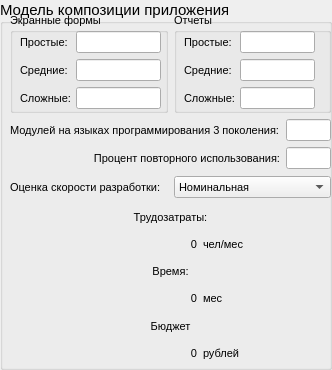
          <widget class="QGroupBox" name="groupBox">
           <property name="minimumSize">
            <size>
             <width>332</width>
             <height>370</height>
            </size>
           </property>
           <property name="maximumSize">
            <size>
             <width>332</width>
             <height>370</height>
            </size>
           </property>
           <property name="font">
            <font>
             <pointsize>11</pointsize>
            </font>
           </property>
           <property name="title">
            <string>Модель композиции приложения</string>
           </property>
           <widget class="QWidget" name="layoutWidget">
            <property name="geometry">
             <rect>
              <x>10</x>
              <y>13</y>
              <width>321</width>
              <height>351</height>
             </rect>
            </property>
            <layout class="QVBoxLayout" name="verticalLayout_16">
             <item>
              <layout class="QHBoxLayout" name="horizontalLayout_19">
               <item>
                <widget class="QGroupBox" name="groupBox_3">
                 <property name="minimumSize">
                  <size>
                   <width>0</width>
                   <height>100</height>
                  </size>
                 </property>
                 <property name="maximumSize">
                  <size>
                   <width>16777215</width>
                   <height>100</height>
                  </size>
                 </property>
                 <property name="font">
                  <font>
                   <pointsize>8</pointsize>
                  </font>
                 </property>
                 <property name="title">
                  <string>Экранные формы</string>
                 </property>
                 <widget class="QWidget" name="layoutWidget_3">
                  <property name="geometry">
                   <rect>
                    <x>10</x>
                    <y>18</y>
                    <width>141</width>
                    <height>81</height>
                   </rect>
                  </property>
                  <layout class="QVBoxLayout" name="verticalLayout_8">
                   <item>
                    <layout class="QHBoxLayout" name="horizontalLayout_18">
                     <item>
                      <widget class="QLabel" name="label_24">
                       <property name="minimumSize">
                        <size>
                         <width>50</width>
                         <height>0</height>
                        </size>
                       </property>
                       <property name="maximumSize">
                        <size>
                         <width>50</width>
                         <height>16777215</height>
                        </size>
                       </property>
                       <property name="text">
                        <string>Простые:</string>
                       </property>
                      </widget>
                     </item>
                     <item>
                      <widget class="QLineEdit" name="entry_forms_simple"/>
                     </item>
                    </layout>
                   </item>
                   <item>
                    <layout class="QHBoxLayout" name="horizontalLayout_20">
                     <item>
                      <widget class="QLabel" name="label_25">
                       <property name="minimumSize">
                        <size>
                         <width>50</width>
                         <height>0</height>
                        </size>
                       </property>
                       <property name="maximumSize">
                        <size>
                         <width>50</width>
                         <height>16777215</height>
                        </size>
                       </property>
                       <property name="text">
                        <string>Средние:</string>
                       </property>
                      </widget>
                     </item>
                     <item>
                      <widget class="QLineEdit" name="entry_forms_moderate"/>
                     </item>
                    </layout>
                   </item>
                   <item>
                    <layout class="QHBoxLayout" name="horizontalLayout_21">
                     <item>
                      <widget class="QLabel" name="label_26">
                       <property name="minimumSize">
                        <size>
                         <width>50</width>
                         <height>0</height>
                        </size>
                       </property>
                       <property name="maximumSize">
                        <size>
                         <width>50</width>
                         <height>16777215</height>
                        </size>
                       </property>
                       <property name="text">
                        <string>Сложные:</string>
                       </property>
                      </widget>
                     </item>
                     <item>
                      <widget class="QLineEdit" name="entry_forms_complex"/>
                     </item>
                    </layout>
                   </item>
                  </layout>
                 </widget>
                </widget>
               </item>
               <item>
                <widget class="QGroupBox" name="groupBox_4">
                 <property name="minimumSize">
                  <size>
                   <width>0</width>
                   <height>100</height>
                  </size>
                 </property>
                 <property name="maximumSize">
                  <size>
                   <width>16777215</width>
                   <height>100</height>
                  </size>
                 </property>
                 <property name="font">
                  <font>
                   <pointsize>8</pointsize>
                  </font>
                 </property>
                 <property name="title">
                  <string>Отчеты</string>
                 </property>
                 <widget class="QWidget" name="layoutWidget_5">
                  <property name="geometry">
                   <rect>
                    <x>10</x>
                    <y>18</y>
                    <width>131</width>
                    <height>81</height>
                   </rect>
                  </property>
                  <layout class="QVBoxLayout" name="verticalLayout_9">
                   <item>
                    <layout class="QHBoxLayout" name="horizontalLayout_22">
                     <item>
                      <widget class="QLabel" name="label_27">
                       <property name="minimumSize">
                        <size>
                         <width>50</width>
                         <height>0</height>
                        </size>
                       </property>
                       <property name="maximumSize">
                        <size>
                         <width>50</width>
                         <height>16777215</height>
                        </size>
                       </property>
                       <property name="text">
                        <string>Простые:</string>
                       </property>
                      </widget>
                     </item>
                     <item>
                      <widget class="QLineEdit" name="entry_reports_simple"/>
                     </item>
                    </layout>
                   </item>
                   <item>
                    <layout class="QHBoxLayout" name="horizontalLayout_23">
                     <item>
                      <widget class="QLabel" name="label_28">
                       <property name="minimumSize">
                        <size>
                         <width>50</width>
                         <height>0</height>
                        </size>
                       </property>
                       <property name="maximumSize">
                        <size>
                         <width>50</width>
                         <height>16777215</height>
                        </size>
                       </property>
                       <property name="text">
                        <string>Средние:</string>
                       </property>
                      </widget>
                     </item>
                     <item>
                      <widget class="QLineEdit" name="entry_reports_moderate"/>
                     </item>
                    </layout>
                   </item>
                   <item>
                    <layout class="QHBoxLayout" name="horizontalLayout_24">
                     <item>
                      <widget class="QLabel" name="label_29">
                       <property name="minimumSize">
                        <size>
                         <width>50</width>
                         <height>0</height>
                        </size>
                       </property>
                       <property name="maximumSize">
                        <size>
                         <width>50</width>
                         <height>16777215</height>
                        </size>
                       </property>
                       <property name="text">
                        <string>Сложные:</string>
                       </property>
                      </widget>
                     </item>
                     <item>
                      <widget class="QLineEdit" name="entry_reports_complex"/>
                     </item>
                    </layout>
                   </item>
                  </layout>
                 </widget>
                </widget>
               </item>
              </layout>
             </item>
             <item>
              <layout class="QVBoxLayout" name="verticalLayout_10">
               <item>
                <layout class="QHBoxLayout" name="horizontalLayout_25">
                 <item>
                  <widget class="QLabel" name="label_30">
                   <property name="minimumSize">
                    <size>
                     <width>270</width>
                     <height>0</height>
                    </size>
                   </property>
                   <property name="maximumSize">
                    <size>
                     <width>270</width>
                     <height>16777215</height>
                    </size>
                   </property>
                   <property name="font">
                    <font>
                     <pointsize>8</pointsize>
                    </font>
                   </property>
                   <property name="text">
                    <string>Модулей на языках программирования 3 поколения:</string>
                   </property>
                  </widget>
                 </item>
                 <item>
                  <widget class="QLineEdit" name="entry_modules">
                   <property name="minimumSize">
                    <size>
                     <width>1</width>
                     <height>0</height>
                    </size>
                   </property>
                   <property name="font">
                    <font>
                     <pointsize>8</pointsize>
                    </font>
                   </property>
                  </widget>
                 </item>
                </layout>
               </item>
               <item>
                <layout class="QHBoxLayout" name="horizontalLayout_26">
                 <item>
                  <widget class="QLabel" name="label_31">
                   <property name="minimumSize">
                    <size>
                     <width>270</width>
                     <height>0</height>
                    </size>
                   </property>
                   <property name="maximumSize">
                    <size>
                     <width>270</width>
                     <height>16777215</height>
                    </size>
                   </property>
                   <property name="font">
                    <font>
                     <pointsize>8</pointsize>
                    </font>
                   </property>
                   <property name="text">
                    <string>Процент повторного использования:</string>
                   </property>
                   <property name="alignment">
                    <set>Qt::AlignRight|Qt::AlignTrailing|Qt::AlignVCenter</set>
                   </property>
                  </widget>
                 </item>
                 <item>
                  <widget class="QLineEdit" name="entry_reuse">
                   <property name="minimumSize">
                    <size>
                     <width>1</width>
                     <height>0</height>
                    </size>
                   </property>
                   <property name="font">
                    <font>
                     <pointsize>8</pointsize>
                    </font>
                   </property>
                  </widget>
                 </item>
                </layout>
               </item>
              </layout>
             </item>
             <item>
              <layout class="QHBoxLayout" name="horizontalLayout_27">
               <item>
                <widget class="QLabel" name="label_32">
                 <property name="minimumSize">
                  <size>
                   <width>0</width>
                   <height>25</height>
                  </size>
                 </property>
                 <property name="maximumSize">
                  <size>
                   <width>16777215</width>
                   <height>25</height>
                  </size>
                 </property>
                 <property name="font">
                  <font>
                   <pointsize>8</pointsize>
                  </font>
                 </property>
                 <property name="text">
                  <string>Оценка скорости разработки:</string>
                 </property>
                </widget>
               </item>
               <item>
                <widget class="QComboBox" name="cb_speed">
                 <property name="font">
                  <font>
                   <pointsize>8</pointsize>
                  </font>
                 </property>
                 <property name="currentIndex">
                  <number>2</number>
                 </property>
                 <item>
                  <property name="text">
                   <string>Очень низкая</string>
                  </property>
                 </item>
                 <item>
                  <property name="text">
                   <string>Низкая</string>
                  </property>
                 </item>
                 <item>
                  <property name="text">
                   <string>Номинальная</string>
                  </property>
                 </item>
                 <item>
                  <property name="text">
                   <string>Высокая</string>
                  </property>
                 </item>
                 <item>
                  <property name="text">
                   <string>Очень высокая</string>
                  </property>
                 </item>
                </widget>
               </item>
              </layout>
             </item>
             <item>
              <layout class="QHBoxLayout" name="horizontalLayout_32">
               <item>
                <spacer name="horizontalSpacer_3">
                 <property name="orientation">
                  <enum>Qt::Horizontal</enum>
                 </property>
                 <property name="sizeHint" stdset="0">
                  <size>
                   <width>40</width>
                   <height>20</height>
                  </size>
                 </property>
                </spacer>
               </item>
               <item>
                <layout class="QVBoxLayout" name="verticalLayout_11">
                 <item>
                  <layout class="QVBoxLayout" name="verticalLayout_12">
                   <item>
                    <widget class="QLabel" name="label_33">
                     <property name="font">
                      <font>
                       <pointsize>8</pointsize>
                      </font>
                     </property>
                     <property name="text">
                      <string>Трудозатраты:</string>
                     </property>
                     <property name="alignment">
                      <set>Qt::AlignCenter</set>
                     </property>
                    </widget>
                   </item>
                   <item>
                    <layout class="QHBoxLayout" name="horizontalLayout_28">
                     <item>
                      <widget class="QLabel" name="label_lc_comp">
                       <property name="minimumSize">
                        <size>
                         <width>100</width>
                         <height>0</height>
                        </size>
                       </property>
                       <property name="maximumSize">
                        <size>
                         <width>100</width>
                         <height>16777215</height>
                        </size>
                       </property>
                       <property name="font">
                        <font>
                         <pointsize>8</pointsize>
                        </font>
                       </property>
                       <property name="text">
                        <string>0</string>
                       </property>
                       <property name="alignment">
                        <set>Qt::AlignRight|Qt::AlignTrailing|Qt::AlignVCenter</set>
                       </property>
                      </widget>
                     </item>
                     <item>
                      <widget class="QLabel" name="label_35">
                       <property name="font">
                        <font>
                         <pointsize>8</pointsize>
                        </font>
                       </property>
                       <property name="text">
                        <string>чел/мес</string>
                       </property>
                      </widget>
                     </item>
                    </layout>
                   </item>
                  </layout>
                 </item>
                 <item>
                  <layout class="QVBoxLayout" name="verticalLayout_13">
                   <item>
                    <widget class="QLabel" name="label_36">
                     <property name="font">
                      <font>
                       <pointsize>8</pointsize>
                      </font>
                     </property>
                     <property name="text">
                      <string>Время:</string>
                     </property>
                     <property name="alignment">
                      <set>Qt::AlignCenter</set>
                     </property>
                    </widget>
                   </item>
                   <item>
                    <layout class="QHBoxLayout" name="horizontalLayout_29">
                     <item>
                      <widget class="QLabel" name="label_time_comp">
                       <property name="minimumSize">
                        <size>
                         <width>100</width>
                         <height>0</height>
                        </size>
                       </property>
                       <property name="maximumSize">
                        <size>
                         <width>100</width>
                         <height>16777215</height>
                        </size>
                       </property>
                       <property name="font">
                        <font>
                         <pointsize>8</pointsize>
                        </font>
                       </property>
                       <property name="text">
                        <string>0</string>
                       </property>
                       <property name="alignment">
                        <set>Qt::AlignRight|Qt::AlignTrailing|Qt::AlignVCenter</set>
                       </property>
                      </widget>
                     </item>
                     <item>
                      <widget class="QLabel" name="label_38">
                       <property name="font">
                        <font>
                         <pointsize>8</pointsize>
                        </font>
                       </property>
                       <property name="text">
                        <string>мес</string>
                       </property>
                       <property name="alignment">
                        <set>Qt::AlignLeading|Qt::AlignLeft|Qt::AlignVCenter</set>
                       </property>
                      </widget>
                     </item>
                    </layout>
                   </item>
                  </layout>
                 </item>
                 <item>
                  <layout class="QVBoxLayout" name="verticalLayout_14">
                   <item>
                    <widget class="QLabel" name="label_39">
                     <property name="font">
                      <font>
                       <pointsize>8</pointsize>
                      </font>
                     </property>
                     <property name="text">
                      <string>Бюджет</string>
                     </property>
                     <property name="alignment">
                      <set>Qt::AlignCenter</set>
                     </property>
                    </widget>
                   </item>
                   <item>
                    <layout class="QHBoxLayout" name="horizontalLayout_30">
                     <item>
                      <widget class="QLabel" name="label_budget_comp">
                       <property name="minimumSize">
                        <size>
                         <width>100</width>
                         <height>0</height>
                        </size>
                       </property>
                       <property name="maximumSize">
                        <size>
                         <width>100</width>
                         <height>16777215</height>
                        </size>
                       </property>
                       <property name="font">
                        <font>
                         <pointsize>8</pointsize>
                        </font>
                       </property>
                       <property name="text">
                        <string>0</string>
                       </property>
                       <property name="alignment">
                        <set>Qt::AlignRight|Qt::AlignTrailing|Qt::AlignVCenter</set>
                       </property>
                      </widget>
                     </item>
                     <item>
                      <widget class="QLabel" name="label_41">
                       <property name="font">
                        <font>
                         <pointsize>8</pointsize>
                        </font>
                       </property>
                       <property name="text">
                        <string>рублей</string>
                       </property>
                       <property name="alignment">
                        <set>Qt::AlignLeading|Qt::AlignLeft|Qt::AlignVCenter</set>
                       </property>
                      </widget>
                     </item>
                    </layout>
                   </item>
                  </layout>
                 </item>
                </layout>
               </item>
               <item>
                <spacer name="horizontalSpacer_4">
                 <property name="orientation">
                  <enum>Qt::Horizontal</enum>
                 </property>
                 <property name="sizeHint" stdset="0">
                  <size>
                   <width>40</width>
                   <height>20</height>
                  </size>
                 </property>
                </spacer>
               </item>
              </layout>
             </item>
            </layout>
           </widget>
          </widget>
